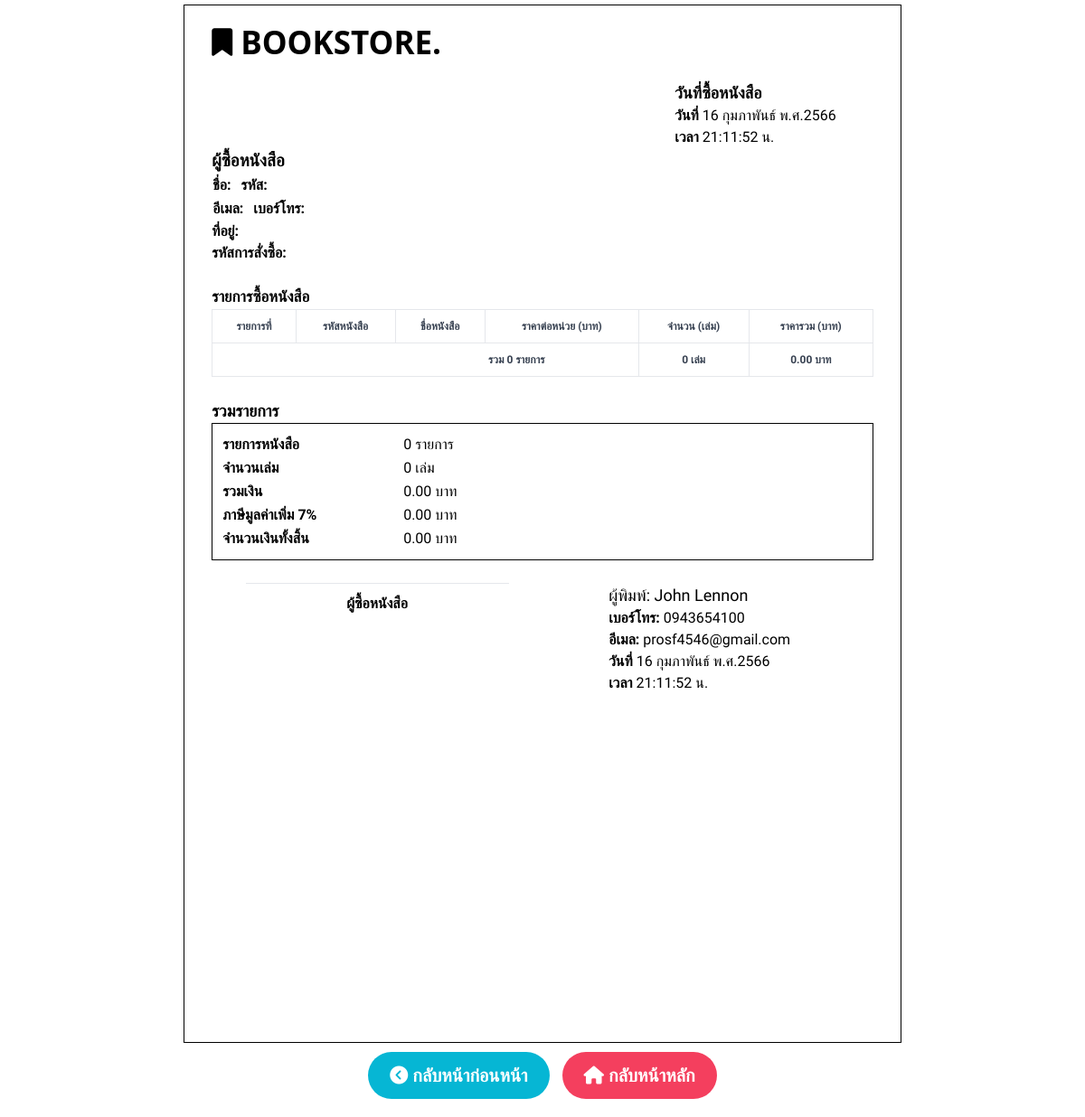
The app's page /report.php (signed in) with its own data.
### tables this page shows
CREATE TABLE Employees (
   EmployeeID int NOT NULL AUTO_INCREMENT,
   emp_name VARCHAR(100) NOT NULL,
   emp_lname VARCHAR(100) NOT NULL,
   emp_sex VARCHAR(3),
   emp_BOD DATE,
   emp_addr VARCHAR(255),
   emp_tel VARCHAR(25) NOT NULL,
   emp_email VARCHAR(50) NOT NULL,
   emp_update DATE NOT NULL,
   emp_username VARCHAR(50) NOT NULL,
   emp_password VARCHAR(255) NOT NULL,
   emp_admin int(2) NOT NULL,
   PRIMARY KEY (EmployeeID)
);

### src/include/functions.php (called while the page is built, shortened)
<?php
require("./include/Config.php");
function getInfo()
{
    $mysqli = connect();
    $sql = "SELECT * FROM employees WHERE EmployeeID = ?";
    $stmt = $mysqli->prepare($sql);
    $stmt->bind_param("s", $_SESSION["EmployeeID"]);
    $stmt->execute();
    $result = $stmt->get_result();
    $data = $result->fetch_assoc();
    return $data;
}
function floatTwo($num)
{
    return number_format((float)$num, 2, '.', '');
}
function getOrderEmpBYID($Order_id)
{
    $mysqli = connect();
    $stmt = $mysqli->prepare("SELECT orders.EmployeeID, Order_id, Order_date, Order_Price, emp_name, emp_lname, emp_addr, emp_tel, emp_email FROM orders, employees WHERE Order_id = ? AND orders.EmployeeID = employees.EmployeeID ORDER BY Order_id DESC");
    $stmt->bind_param(
        "s",
        $Order_id
    );
    $stmt->execute();
    $result = $stmt->get_result();
    return $result;
}

### src/include/Config.php (called while the page is built, shortened)
<?php
$month = array(
    "",
    "มกราคม",
    "กุมภาพันธ์",
    "มีนาคม",
    "เมษายน",
    "พฤษภาคม",
    "มิถุนายน",
    "กรกฎาคม",
    "สิงหาคม",
    "กันยายน",
    "ตุลาคม",
    "พฤศจิกายน",
    "ธันวาคม"
);
?>

### src/report.php (the view, shortened to what this page needs)
<!DOCTYPE html>
<html lang="en">
<head>
    <?php
    include("./include/head.php");
    ?>
</head>
<body style="font-family: 'Sarabun'; font-weight: 500;">
    <?php
    $Order_id = $_GET["Order_id"];
    ?>
    <div style="border: 1px solid black; padding: 30px 30px; margin: 5px auto 10px; width: 210mm; height: 304mm;">
        <div class="font-sans font-bold" style="font-size:35px; display:inline-block; position: relative; bottom: 15px;"><i class="fa-solid fa-bookmark fa-sm"></i> BOOKSTORE.</div>
        <?php
        $result = getOrderEmpBYID($Order_id);
        $row = $result->fetch_assoc();
        $datebuy = $row["Order_date"];
        $datetime = new DateTime($datebuy);
        $date = explode("-", $datetime->format('Y-m-d'));
        $time = $datetime->format('H:i:s');
        ?>
        <div style="padding-left: 70%;">
            <b style="font-size: 18px;">วันที่ซื้อหนังสือ</b><br>
            <b>วันที่ </b><?php echo $date[2] . " " . $month[(int)$date[1]] . " พ.ศ." . $date[0] + 543; ?> <br>
            <b>เวลา </b><?php echo $time; ?> น.<br>
        </div>
        <div>
            <table>
                <label><b style="font-size: 19px;">ผู้ซื้อหนังสือ</b><br></label>
                <tr>
                    <td><b>ชื่อ:</b> <?php echo $row["emp_name"] . " " . $row["emp_lname"]; ?></td>
                    <td style="padding-left:10px"><b>รหัส:</b> <?php echo $row["EmployeeID"]; ?> </td>
                </tr>
            </table>
            <table>
                <tr>
                    <td><b>อีเมล:</b> <?php echo $row["emp_email"]; ?></td>
                    <td style="padding-left:10px"><b>เบอร์โทร:</b> <?php echo $row["emp_tel"]; ?></td>
                </tr>
            </table>
            <b>ที่อยู่:</b> <?php echo $row["emp_addr"]; ?><br>
            <b>รหัสการสั่งซื้อ:</b> <?php echo $row["Order_id"]; ?><br>
        </div>
        <br>
        <div>
            <table cellpadding="10" style="border: 2px;" class="w-full border text-sm text-left text-gray-500 dark:text-gray-400">
                <b><label style="font-size: 17px;">รายการซื้อหนังสือ</label></b>
                <thead class="border-b text-xs text-gray-700 uppercase dark:text-gray-400">
                    <tr align="center">
                        <th scope="col" class="border">รายการที่</th>
                        <th scope="col" class="border">รหัสหนังสือ</th>
                        <th scope="col" class="border">ชื่อหนังสือ</th>
                        <th scope="col" class="border">ราคาต่อหน่วย (บาท)</th>
                        <th scope="col" class="border">จำนวน (เล่ม)</th>
                        <th scope="col" class="border">ราคารวม (บาท)</th>
                    </tr>
                </thead>
                    <?php
                    $allPrice = 0;
                    $allAmount = 0;
                    $allList = 0;
                    ?>
                <tfoot class="border-b text-xs text-gray-700 uppercase dark:text-gray-400">
                    <tr align="center">
                        <th scope="col" class="border-l border-b"></th>
                        <th scope="col" class="border-b"></th>
                        <th scope="col" colspan="2" class="border-b">รวม <?php echo $allList; ?> รายการ</th>
                        <th scope="col" class="border"><?php echo $allAmount; ?> เล่ม</th>
                        <th scope="col" class="border"><?php echo floatTwo($allPrice); ?> บาท</th>
                    </tr>
                </tfoot>
            </table>
            <br>
            <span style="margin-top: 50px"><b style="font-size: 18px;">รวมรายการ</b></span>
            <div style="width: '210mm'; border: 1px solid;">
                <div style="padding: 10px">
                    <table>
                        <tr>
                            <td width="200px"><b>รายการหนังสือ </b></td>
                            <td><?php echo $allList; ?> รายการ<br></td>
                        </tr>
                        <tr>
                            <td><b>จำนวนเล่ม </b></td>
                            <td><?php echo $allAmount; ?> เล่ม<br></td>
                        </tr>
                        <tr>
                            <td><b>รวมเงิน </b></td>
                            <td><?php echo floatTwo($allPrice); ?> บาท<br></td>
                        </tr>
                        <tr>
                            <td><b>ภาษีมูลค่าเพิ่ม 7%</b></td>
                            <td><?php echo floatTwo($allPrice * 0.07); ?> บาท<br></td>
                        </tr>
                        <tr>
                            <td><b>จำนวนเงินทั้งสิ้น </b></td>
                            <td><?php echo floatTwo($allPrice * 1.07); ?> บาท<br></td>
                        </tr>
                    </table>
                </div>
            </div>
        </div>
        <br>
        <table width="100%">
            <tr>
                <td valign="top" style="width:50%" align="center">
                    <hr style="padding-bottom:10px;" width=80%>
                    <b>ผู้ซื้อหนังสือ</b>
                </td>
                <td valign="top" style="width:50%; padding-left: 10%;">
                    <?php
                    $info = getInfo();
                    $datetime = new DateTime(date("Y-m-d H:i:s"));
                    $date = explode("-", $datetime->format('Y-m-d'));
                    $time = $datetime->format('H:i:s');
                    ?>
                    <div>
                        <div style="font-size: 18px;"> ผู้พิมพ์: <?php echo $info["emp_name"] . " " . $info["emp_lname"]; ?></div>
                        <b>เบอร์โทร: </b><?php echo $info["emp_tel"]; ?><br>
                        <b>อีเมล: </b><?php echo $info["emp_email"]; ?><br>
                        <b>วันที่ </b><?php echo $date[2] . " " . $month[(int)$date[1]] . " พ.ศ." . $date[0] + 543; ?> <br>
                        <b>เวลา </b><?php echo $time; ?> น.<br>
                    </div>
                </td>
            </tr>
        </table>
    </div>
    <div style="margin: 5px 0px 20px; text-align: center;">
        <button onclick="history.back()" class="bg-cyan-500 hover:bg-cyan-600 text-white text-xl font-bold py-3 px-6 rounded-full">
            <i class="fa-sharp fa-solid fa-circle-chevron-left"></i> กลับหน้าก่อนหน้า
        </button>
        <button style="margin-left: 10px;" onclick="location.href = './index.php'" class="bg-rose-500 hover:bg-rose-600 text-white text-xl font-bold py-3 px-6 rounded-full">
            <i class="fa-solid fa-house"> </i> กลับหน้าหลัก
        </button>
    </div>
</body>
</html>

### records on screen
employees: emp_name "John", emp_lname "Lennon", emp_tel "0943654100", emp_email "prosf4546@gmail.com"

### other values on screen
$date[2] "16"
$month[(int)$date[1]] "กุมภาพันธ์"
$date[0] + 543 "2566"
$time "21:11:52"
$allList "0"
$allAmount "0"
floatTwo($allPrice) "0.00"
floatTwo($allPrice * 0.07) "0.00"
floatTwo($allPrice * 1.07) "0.00"
